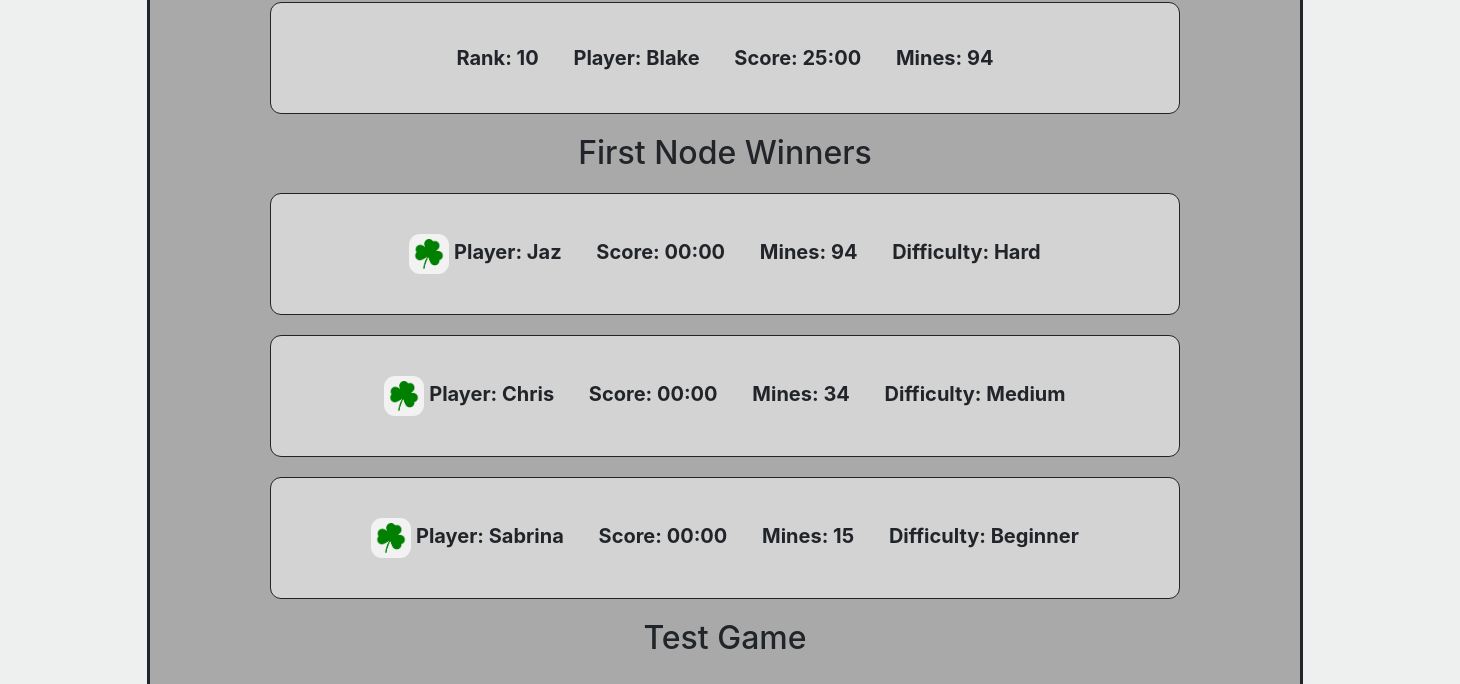
Before: / (lower part) with the older database file.
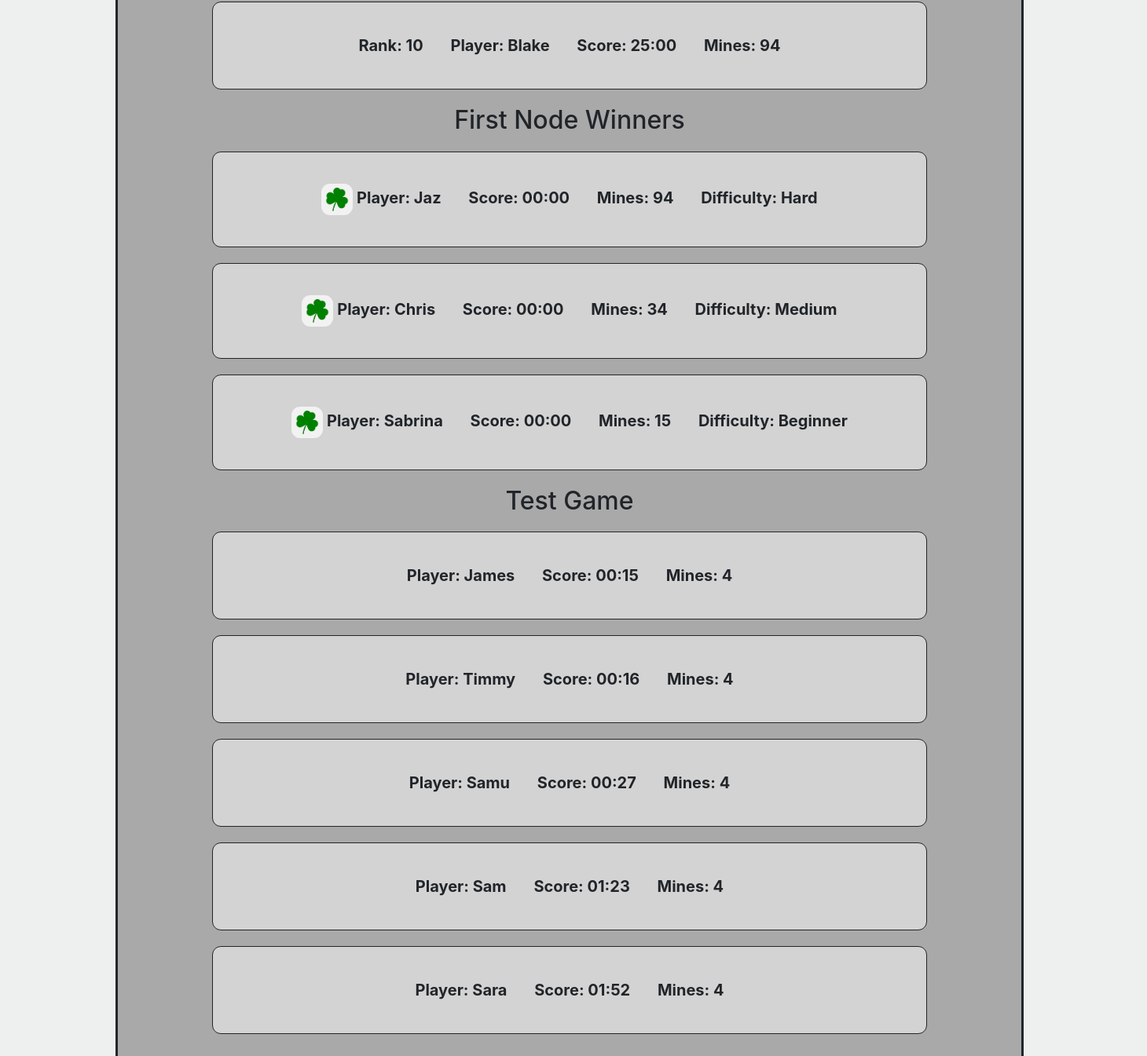
After: the same page with the newer database file.
### setup/models.py (models this page shows)
class Game(db.Model):
    id = db.Column(db.Integer, primary_key=True)
    score = db.Column(db.Integer())
    name = db.Column(db.String(30))
    mines = db.Column(db.Integer)
    difficulty = db.Column(db.String)

### setup/features.py (the view)
@features.route('/', methods=['GET'])
def start():
    tests = db.session.query(Game).filter_by(mines=4).order_by(desc(Game.id)).all()
    if len(tests) > 5:
        for i in range(len(tests)):
            if i > 4:
                db.session.delete(tests[i])
    easy = db.session.query(Game).filter_by(mines=15).order_by(desc(Game.score)).all()
    if len(easy) > 10:
        for i in range(len(easy)):
            if i > 9 and easy[i].score != 0:
                db.session.delete(easy[i])
    medium = db.session.query(Game).filter_by(mines=34).order_by(desc(Game.score)).all()
    if len(medium) > 10:
        for i in range(len(medium)):
            if i > 9 and medium[i].score != 0:
                db.session.delete(medium[i])
    hard = db.session.query(Game).filter_by(mines=94).order_by(desc(Game.score)).all()
    if len(hard) > 10:
        for i in range(len(hard)):
            if i > 9 and hard[i].score != 0:
                db.session.delete(hard[i])
    db.session.commit()
    leaderboard = db.session.query(Game).order_by(Game.score).all()
    return render_template('start.html', leaderboard=leaderboard)

### setup/templates/start.html (shortened to what this page needs)
<!DOCTYPE html>
<html id="test" lang="en">
<head>
    <link
      rel="stylesheet"
      href="https://stackpath.bootstrapcdn.com/bootstrap/4.4.1/css/bootstrap.min.css"
    />
    <link rel="stylesheet" href="{{ url_for('static', filename='style.css') }}">
</head>
<body id="refresh_game" onload="update_time({{ game_time }})">
<div id="game_align_center">
    {% if leaderboard %}
        <div class="leaderboard">
            {% for difficulty in ['Beginner', 'Medium', 'Hard', 'First Node Winners', 'Test Game'] %}
                {% set Beginner_rank = namespace(value=1) %}
                {% set Medium_rank = namespace(value=1) %}
                {% set Hard_rank = namespace(value=1) %}
                <h2 align="center">{{ difficulty }}</h2>
                {% for game in leaderboard %}
                    {% set minutes = (game.score|int / 60)|int %}
                    {% set seconds = game.score|int % 60 %}
                    {% if game.score != 0 and game.difficulty == difficulty and difficulty != 'Test Game' %}
                        {% if game.difficulty == 'Beginner' %}
                            {% set rank = Beginner_rank.value %}
                        {% elif game.difficulty == 'Medium' %}
                            {% set rank = Medium_rank.value %}
                        {% elif game.difficulty == 'Hard' %}
                            {% set rank = Hard_rank.value %}
                        {% endif %}
                        <div class="player_scores">
                            <p class="stats">Rank: {{ rank }}
                            </p>
                            <p class="stats">Player: {{ game.name }}</p>
                            <p class="stats">Score: {{ "%02d" % minutes }}:{{ "%02d" % seconds }}</p>
                            <p class="stats">Mines: {{ game.mines }}</p>
                        </div>
                            {% if game.difficulty == 'Beginner' %}
                                {% set Beginner_rank.value = Beginner_rank.value + 1 %}
                            {% elif game.difficulty == 'Medium' %}
                                {% set Medium_rank.value = Medium_rank.value + 1 %}
                            {% elif game.difficulty == 'Hard' %}
                                {% set Hard_rank.value = Hard_rank.value + 1 %}
                            {% endif %}
                    {% elif game.score == 0 and difficulty == 'First Node Winners' and game.difficulty != "Test Game" %}
                        <div class="player_scores">
                            <p class="stats">
                                <img class="icons" align="center" src="{{ url_for('features.send_image', filename='lucky_players.png') }}" height="40px" width="40px">
                                Player: {{ game.name }}</p>
                            <p class="stats">Score: 00:00</p>
                            <p class="stats">Mines: {{ game.mines }}</p>
                            <p class="stats">Difficulty: {{ game.difficulty }}</p>
                        </div>
                    {% elif game.difficulty == 'Test Game' and difficulty == 'Test Game' %}
                        <div class="player_scores">
                            <p class="stats">Player: {{ game.name }}</p>
                            <p class="stats">Score: {{ "%02d" % minutes }}:{{ "%02d" % seconds }}</p>
                            <p class="stats">Mines: {{ game.mines }}</p>
                        </div>
                    {% endif %}
                {% endfor %}
            {% endfor %}
        </div>
    {% endif %}
</div>
</body>
</html>

### setup/static/style.css (style rules this page uses)
body { padding: 45px; background-color: #EDF0EF; width: 1450px; }
.leaderboard { background-color: darkgray; padding: 40px; margin: 55px 55px; border: solid; width: 85%; margin: 35px auto; }
.player_scores { background-color: lightgray; padding: 40px; font-size: 20px; font-weight: bold; border: solid; border-width: 1px; text-align: center; width: 85%; margin: 20px auto; border-radius: 11px; }
.icons { background-color: #f2f2f2; padding: 5px; border-radius: 11px; }
#game_align_center { text-align: center; }

Changed rows visible on the page:
added Game: name "James", minutes "00", score "15", mines "4", shown under "Test Game"
added Game: name "Timmy", minutes "00", score "16", mines "4", shown under "Test Game"
added Game: name "Samu", minutes "00", score "27", mines "4", shown under "Test Game"
added Game: name "Sam", minutes "01", seconds "23", mines "4", shown under "Test Game"
added Game: name "Sara", minutes "01", seconds "52", mines "4", shown under "Test Game"
